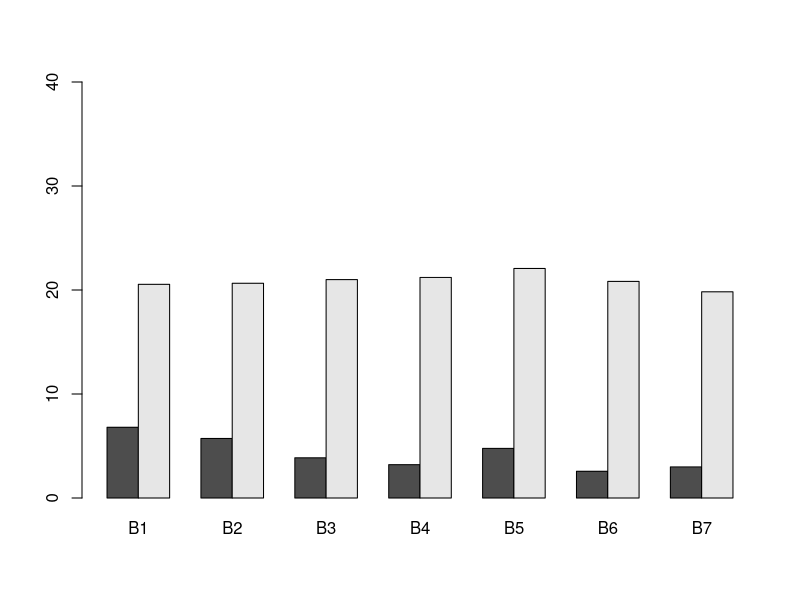
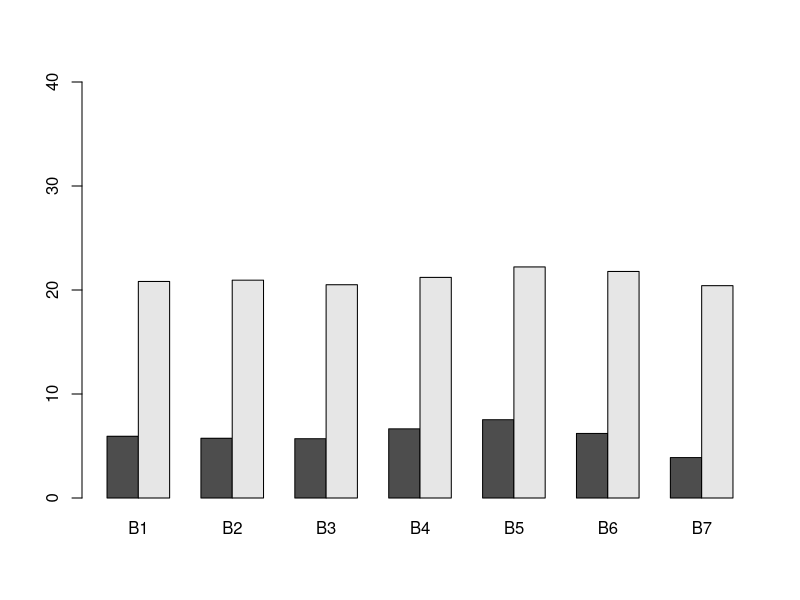
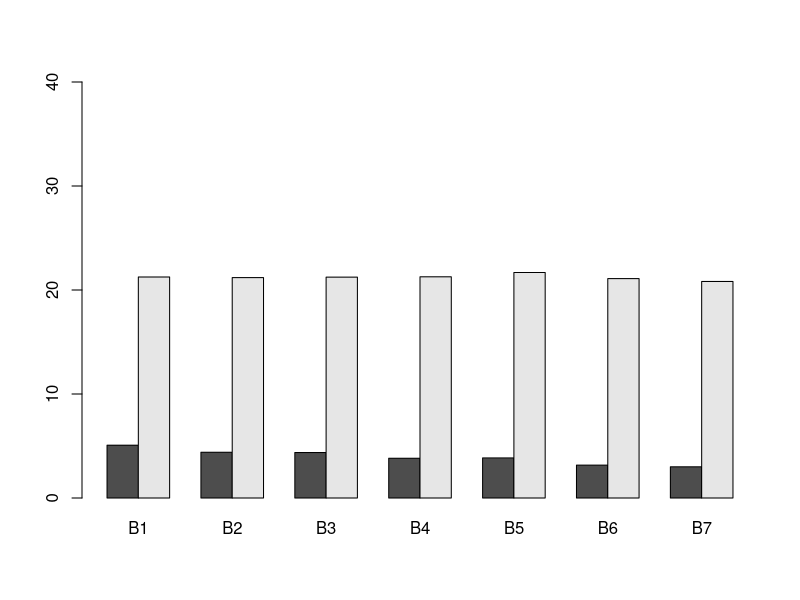
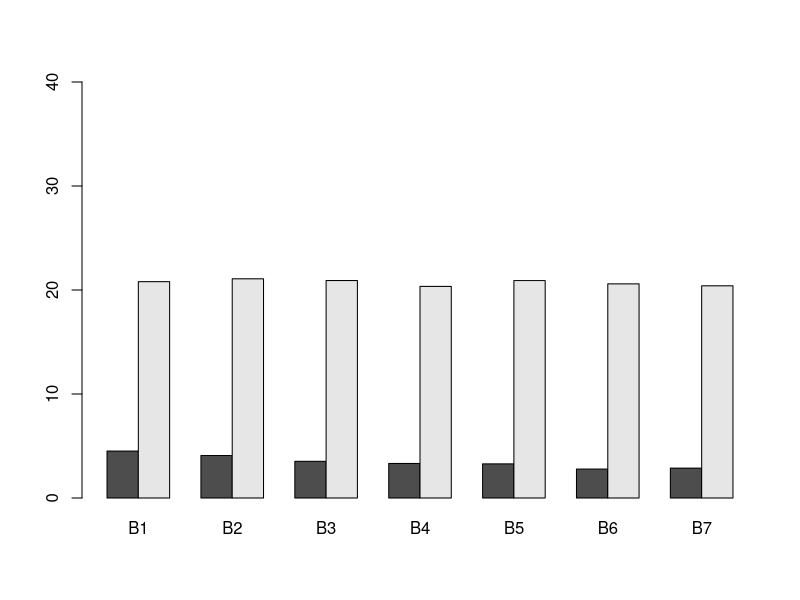
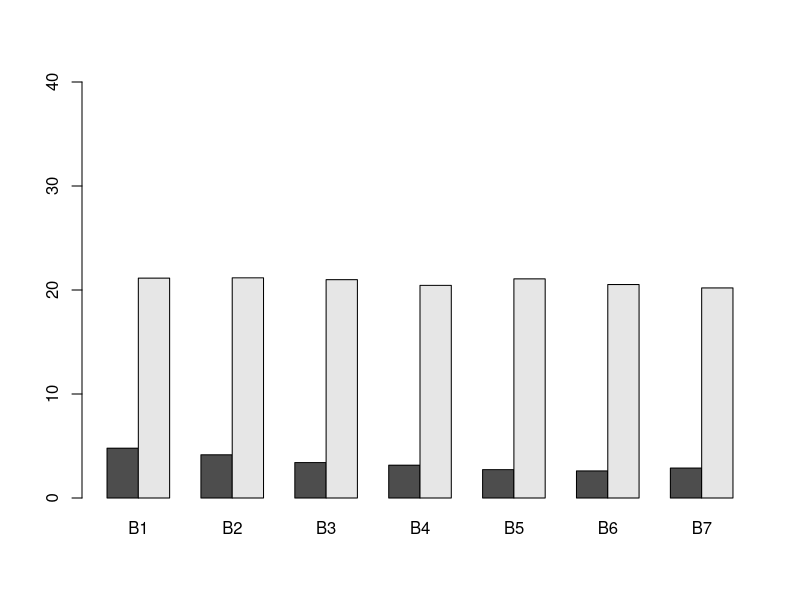
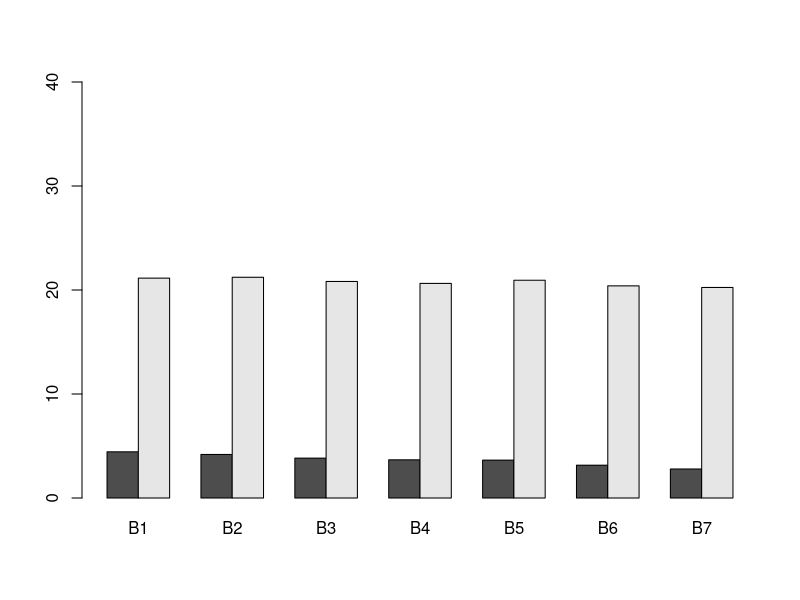
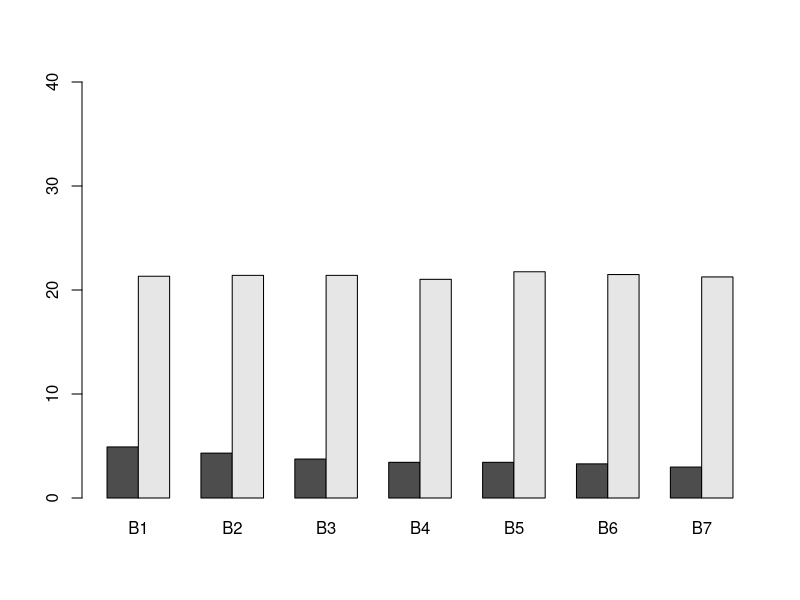
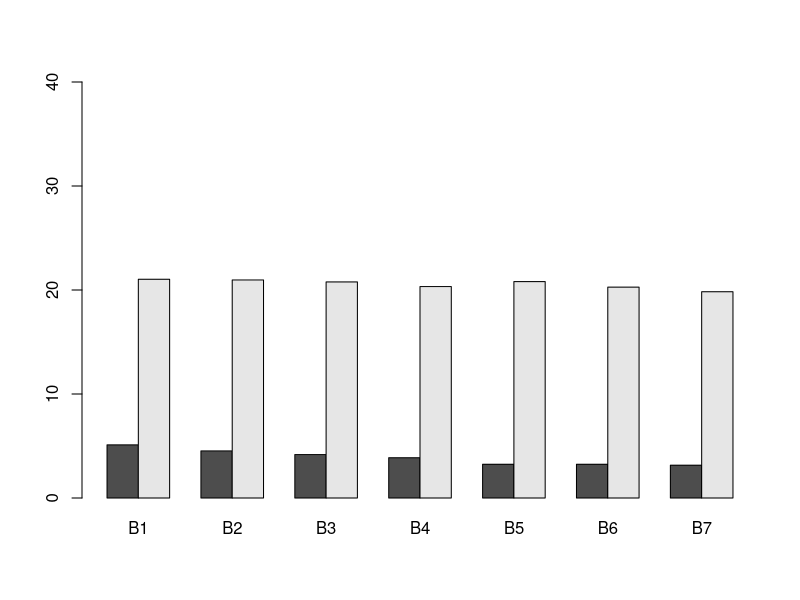

Write R code to recreate these figures, in order. (Note: this script raises an error after producing the figures.)
#!/usr/bin/Rscript

library(methods)
library(grDevices)
library(reshape2)
library(stats)
library(ggplot2)
library(plyr)
library(scales)
library(data.table)
require(grid)


# No cloud mask
coord_reflectance <- read.csv("./lc_nomask.csv", header = TRUE, sep=",")

DT <- data.table(coord_reflectance)
DT[DT == "--"] <- NA
DT$Reflectance <- as.numeric(DT$Reflectance) # Make sure reflectance is numerical

band_std <- DT[,.(Reflectance = sd(Reflectance)), by = .(Date, Wavelength,Band)] # Get std of each band

coord_band_std <- DT[,.(Reflectance = sd(Reflectance)), by = .(Label,Wavelength,Band)] # Get std of each band per location
coord_band_std <- dcast(coord_band_std, Label ~ Band , ) # Show std per band per label

# With cloud mask
coord_reflectance_cloud <- read.csv("./lc_cloudmask.csv", header = TRUE, sep=",")

DT_cloud <- data.table(coord_reflectance_cloud)
DT_cloud[DT_cloud == "--"] <- NA
DT_cloud$Reflectance <- as.numeric(DT_cloud$Reflectance) # Make sure reflectance is numerical

band_std_cloud <- DT_cloud[,.(Reflectance = sd(Reflectance)), by = .(Date,Wavelength,Band)]


coord_band_std_cloud <- DT_cloud[,.(Reflectance = sd(Reflectance)), by = .(Label,Wavelength,Band)]

coord_band_std_cloud <- dcast(coord_band_std_cloud, Label ~ Band , )

for (i in 1:nrow(coord_band_std)){
  x1 <- coord_band_std[i,] # Non cloud reflectance standard deviation
  x2 <- coord_band_std_cloud[i,] # Cloud masked reflectance standard deviation
  x1 <- rbind(x1,x2)
  label_name = as.character(x1[1]$Label)
  x1[,c("Label"):=NULL] # Remove label column
  bp <- barplot(as.matrix(x1), ylim = range(0:40), beside = TRUE)
  png(as.character(label_name))
}

#cr = data.frame(x = coord_reflectance$Wavelength, y = coord_reflectance$Reflectance, l = coord_reflectance$Label)

#p <- ggplot(cr, aes_string(x = "x", y = "y")) +
#	ggtitle("Test") +
#	geom_point(aes(colour = l)) +
#	theme_bw()
	
# ggsave("test.pdf", width = 8, height = 6, dpi = 220)

	
